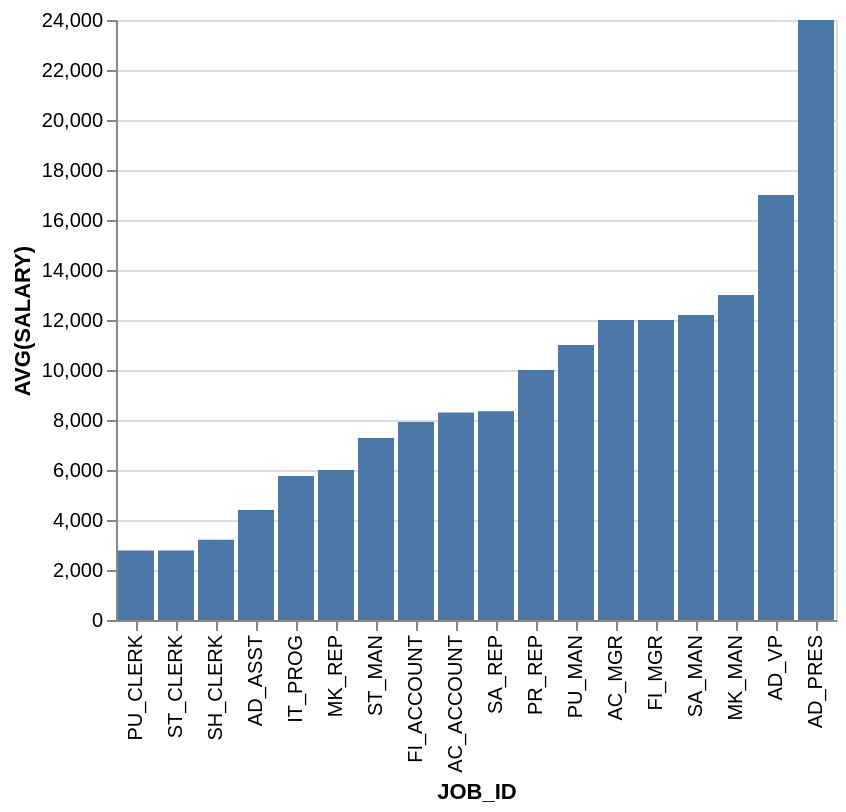

Write a Vega-Lite specification for this figure.
### Vega-Lite specification from a JSON file in a GitHub repository (floating-point values rounded to 4 significant figures)
{"data": {"values": [{"x_data": "PU_CLERK", "y_data": 2780}, {"x_data": "ST_CLERK", "y_data": 2785}, {"x_data": "SH_CLERK", "y_data": 3215}, {"x_data": "AD_ASST", "y_data": 4400}, {"x_data": "IT_PROG", "y_data": 5760}, {"x_data": "MK_REP", "y_data": 6000}, {"x_data": "ST_MAN", "y_data": 7280}, {"x_data": "FI_ACCOUNT", "y_data": 7920}, {"x_data": "AC_ACCOUNT", "y_data": 8300}, {"x_data": "SA_REP", "y_data": 8350}, {"x_data": "PR_REP", "y_data": 10000}, {"x_data": "PU_MAN", "y_data": 11000}, {"x_data": "AC_MGR", "y_data": 12000}, {"x_data": "FI_MGR", "y_data": 12000}, {"x_data": "SA_MAN", "y_data": 12200}, {"x_data": "MK_MAN", "y_data": 13000}, {"x_data": "AD_VP", "y_data": 17000}, {"x_data": "AD_PRES", "y_data": 24000}]}, "mark": "bar", "encoding": {"x": {"field": "x_data", "type": "nominal", "title": "JOB_ID", "sort": {"op": "sum", "field": "y_data", "order": "ascending"}}, "y": {"field": "y_data", "type": "quantitative", "title": "AVG(SALARY)"}}}
